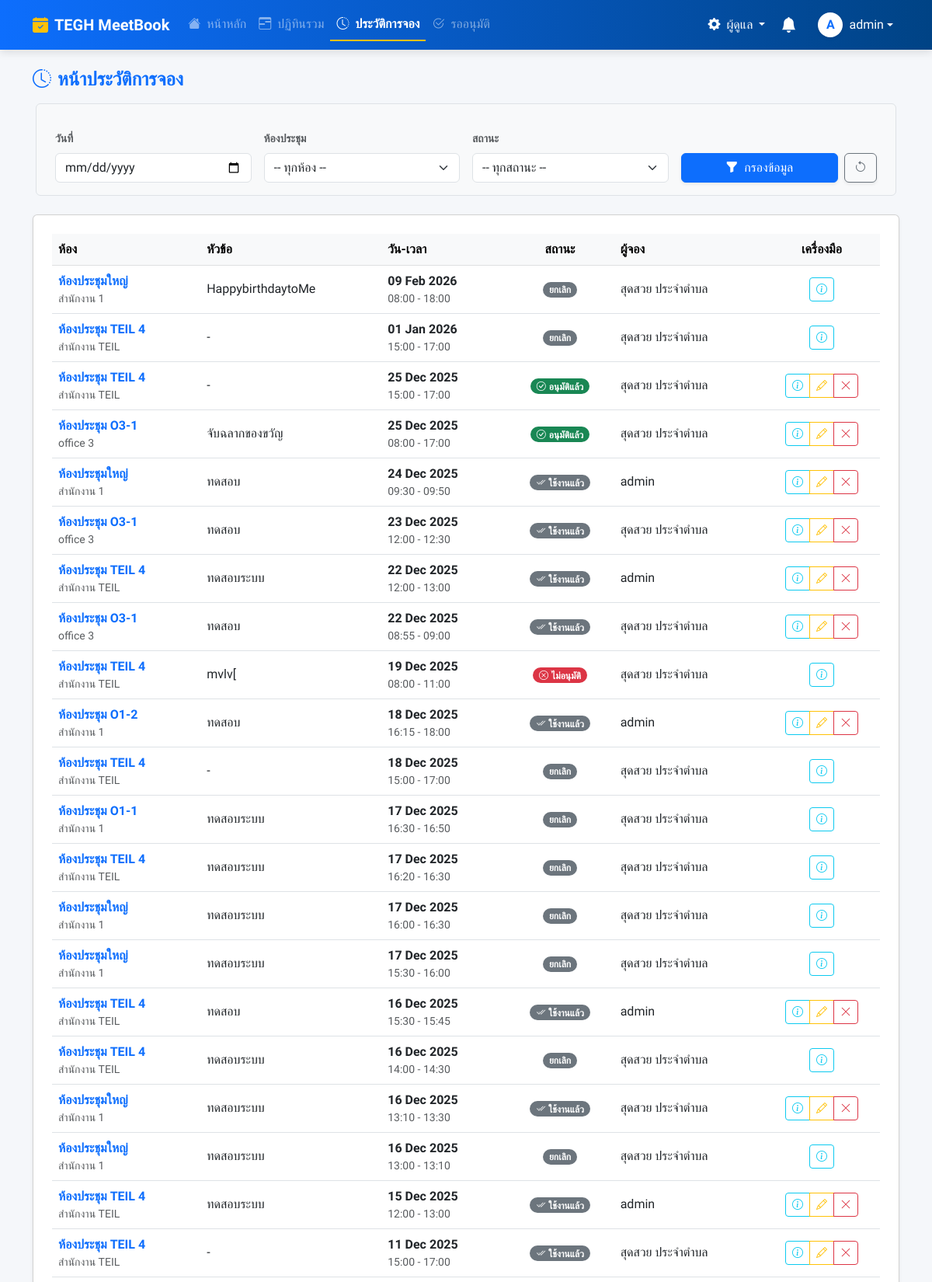
Page /history/ (signed in, upper part) on the committed database.
### booking/models.py (models this page shows, shortened)
class Booking(models.Model):
    user = models.ForeignKey(User, on_delete=models.SET_NULL, null=True, related_name='bookings')
    room = models.ForeignKey(Room, on_delete=models.CASCADE, related_name='bookings')
    title = models.CharField(max_length=200, verbose_name="หัวข้อการประชุม")
    start_time = models.DateTimeField(verbose_name="เวลาเริ่ม")
    end_time = models.DateTimeField(verbose_name="เวลาสิ้นสุด")
    chairman = models.CharField(max_length=200, blank=True, null=True, verbose_name="ประธาน")
    department = models.CharField(max_length=200, blank=True, null=True, verbose_name="แผนก")
    participant_count = models.PositiveIntegerField(default=1, verbose_name="จำนวนคน")
    participants = models.ManyToManyField(User, related_name='participating_in', blank=True, verbose_name="ผู้เข้าร่วม")
    is_user_seen = models.BooleanField(default=False, verbose_name="ผู้จองรับทราบแล้ว")
    equipments = models.ManyToManyField(Equipment, blank=True, related_name='bookings', verbose_name="อุปกรณ์ที่ขอเพิ่ม")
    presentation_file = models.FileField(upload_to='presentations/', blank=True, null=True, verbose_name="ไฟล์นำเสนอ")
    description = models.TextField(blank=True, null=True, verbose_name="รายละเอียด")
    additional_requests = models.TextField(blank=True, null=True, verbose_name="คำขอเพิ่มเติม")
    additional_notes = models.TextField(blank=True, null=True, verbose_name="หมายเหตุ")
    LAYOUT_CHOICES = (
        ('theatre', 'Theatre (เธียเตอร์)'),
        ('classroom', 'Classroom (แบบห้องเรียน)'),
        ('u_shape', 'U-Shape (รูปตัว U)'),
        ('banquet', 'Banquet (แบบจัดเลี้ยง)'),
        ('banquet_rounds', 'Banquet Rounds (โต๊ะจีน)'),
        ('conference', 'Conference (ห้องประชุมยาว)'),
        ('other', 'อื่นๆ (ระบุเพิ่มเติม)'),
    )
    room_layout = models.CharField(
        max_length=20,
        choices=LAYOUT_CHOICES,
        default='theatre',
        verbose_name="รูปแบบการจัดห้อง"
    )
    room_layout_attachment = models.FileField(
        upload_to='layout_attachments/',
        blank=True,
        null=True,
        verbose_name="ไฟล์แนบผังห้อง"
    )
    STATUS_CHOICES = [
        ('PENDING', 'รออนุมัติ'),
        ('APPROVED', 'อนุมัติแล้ว'),
        ('REJECTED', 'ไม่อนุมัติ'),
        ('CANCELLED', 'ยกเลิกแล้ว'),
    ]
    status = models.CharField(max_length=10, choices=STATUS_CHOICES, default='PENDING')
    created_at = models.DateTimeField(auto_now_add=True)
    updated_at = models.DateTimeField(auto_now=True)
    parent_booking = models.ForeignKey('self', on_delete=models.CASCADE, null=True, blank=True, related_name='child_bookings')
    recurrence_rule = models.CharField(max_length=20, blank=True, null=True)
    outlook_event_id = models.CharField(max_length=255, blank=True, null=True)

class Room(models.Model):
    name = models.CharField(max_length=100, verbose_name="ชื่อห้องประชุม")
    building = models.CharField(max_length=100, blank=True, null=True, verbose_name="อาคาร/ตึก")
    floor = models.CharField(max_length=50, blank=True, null=True, verbose_name="ชั้น")
    location = models.CharField(max_length=255, blank=True, null=True, verbose_name="สถานที่ตั้ง")
    capacity = models.PositiveIntegerField(default=1, verbose_name="ความจุ (คน)")
    equipment_in_room = models.TextField(blank=True, null=True, help_text="ระบุอุปกรณ์ถาวรในห้อง", verbose_name="อุปกรณ์ถาวรในห้อง")
    image = models.ImageField(upload_to='room_images/', blank=True, null=True, verbose_name="รูปภาพห้อง")
    approver = models.ForeignKey(User, on_delete=models.SET_NULL, null=True, blank=True, related_name='approvable_rooms', verbose_name="ผู้อนุมัติ")
    is_maintenance = models.BooleanField(default=False, verbose_name="สถานะปิดปรับปรุง")
    maintenance_start = models.DateTimeField(null=True, blank=True, verbose_name="เริ่มปิดปรับปรุง")
    maintenance_end = models.DateTimeField(null=True, blank=True, verbose_name="สิ้นสุดปิดปรับปรุง")
    requires_approval = models.BooleanField(default=True, verbose_name="ต้องรออนุมัติ")
    line_notify_token = models.CharField(max_length=50, blank=True, null=True, verbose_name="Line Notify Token")
    teams_webhook_url = models.TextField(blank=True, null=True, verbose_name="Teams Webhook URL")

### booking/views.py (the view)
# urls.py: path('history/', views.history_view, name='history'),
@login_required
def history_view(request):
    if is_admin(request.user):
        qs = Booking.objects.select_related('room', 'user').all()
    else:
        qs = Booking.objects.select_related('room').filter(user=request.user)
    date_filter = request.GET.get('date')
    room_filter = request.GET.get('room')
    status_filter = request.GET.get('status')
    if date_filter:
        qs = qs.filter(start_time__date=date_filter)
    if room_filter and room_filter.isdigit():
        qs = qs.filter(room_id=room_filter)
    if status_filter:
        qs = qs.filter(status=status_filter)
    room_list = Room.objects.all()
    context = {
        **get_base_context(request),
        'bookings_list': qs.order_by('-start_time'),
        'room_list': room_list,
        'selected_date': date_filter,
        'selected_room': int(room_filter) if room_filter and room_filter.isdigit() else None,
        'selected_status': status_filter,
        'current_time': timezone.now(),
    }
    return render(request, 'pages/history.html', context)

### booking/views.py (called while the page is built)
def is_admin(user):
    return user.is_authenticated and (user.is_superuser or user.is_staff or user.groups.filter(name='Admin').exists())

def is_approver_or_admin(user):
    return user.is_authenticated and (user.is_superuser or user.is_staff or user.groups.filter(name__in=['Approver', 'Admin']).exists())

### templates/pages/history.html (shortened to what this page needs)
{% extends "base.html" %}
{% load static %}
{% block content %}
<div class="d-flex justify-content-between align-items-center mb-4">
        <h4 class="fw-bold text-primary"><i class="bi bi-clock-history me-2"></i></i>หน้าประวัติการจอง</h4>
    </div>
<section class="section">
            <form method="get" action="{% url 'history' %}" class="row g-3 mb-4 p-3 bg-light rounded border mx-1">
                <div class="col-md-3">
                    <label class="form-label small fw-bold text-muted">วันที่</label>
                    <input type="date" class="form-control" name="date" value="{{ selected_date|default:'' }}">
                </div>
                <div class="col-md-3">
                    <label class="form-label small fw-bold text-muted">ห้องประชุม</label>
                    <select class="form-select" name="room">
                        <option value="">-- ทุกห้อง --</option>
                    </select>
                </div>
                <div class="col-md-3">
                    <label class="form-label small fw-bold text-muted">สถานะ</label>
                    <select class="form-select" name="status">
                        <option value="">-- ทุกสถานะ --</option>
                    </select>
                </div>
                <div class="col-md-3 d-flex align-items-end">
                    <button type="submit" class="btn btn-primary w-100 shadow-sm">
                        <i class="bi bi-funnel-fill me-1"></i> กรองข้อมูล
                    </button>
                    <a href="{% url 'history' %}" class="btn btn-outline-secondary ms-2 shadow-sm" title="ล้างค่าการค้นหา">
                        <i class="bi bi-arrow-counterclockwise"></i>
                    </a>
                </div>
            </form>
            <div class="card shadow-sm">
            <div class="container-fluid px-4 py-4">
            <div class="table-responsive">
                <table class="table table-hover align-middle">
                    <thead class="table-light">
                        <tr>
                            <th scope="col">ห้อง</th>
                            <th scope="col">หัวข้อ</th>
                            <th scope="col">วัน-เวลา</th>
                            <th scope="col" class="text-center">สถานะ</th>
                            <th scope="col">ผู้จอง</th>
                            <th scope="col" class="text-center" style="width: 150px;">เครื่องมือ</th>
                        </tr>
                    </thead>
                    <tbody>
    {% for booking in bookings_list %}
    <tr>
        <td>
            <span class="fw-bold text-primary">{{ booking.room.name }}</span>
            <small class="d-block text-muted">{{ booking.room.building|default:"-" }}</small>
        </td>
        <td>{{ booking.title }}</td>
        <td>
            <div class="d-flex flex-column">
                <span class="fw-bold">{{ booking.start_time|date:"d M Y" }}</span>
                <small class="text-muted">
                    {{ booking.start_time|date:"H:i" }} - {{ booking.end_time|date:"H:i" }}
                </small>
            </div>
        </td>
        <td class="text-center">
            {% if booking.status == 'APPROVED' %}
                {% if booking.end_time < current_time %}
                    <span class="badge bg-secondary text-white rounded-pill">
                        <i class="bi bi-check2-all me-1"></i>ใช้งานแล้ว
                    </span>
                {% else %}
                    <span class="badge bg-success rounded-pill">
                        <i class="bi bi-check-circle me-1"></i>อนุมัติแล้ว
                    </span>
                {% endif %}
            {% elif booking.status == 'PENDING' %}
                <span class="badge bg-warning text-dark rounded-pill"><i class="bi bi-hourglass-split me-1"></i>รออนุมัติ</span>
            {% elif booking.status == 'REJECTED' %}
                <span class="badge bg-danger rounded-pill"><i class="bi bi-x-circle me-1"></i>ไม่อนุมัติ</span>
            {% else %}
                <span class="badge bg-secondary rounded-pill">ยกเลิก</span>
            {% endif %}
        </td>
        <td>
            {% if booking.user %}
                {{ booking.user.get_full_name|default:booking.user.username }}
            {% else %}
                <span class="text-muted fst-italic">ไม่ระบุ</span>
            {% endif %}
        </td>
        <td class="text-center">
            <div class="btn-group" role="group">
                <a href="{% url 'booking_detail' booking.id %}" class="btn btn-sm btn-outline-info" title="ดูรายละเอียด">
                    <i class="bi bi-info-circle"></i>
                </a>
                {% if is_admin_user or user == booking.user %}
                    {% if is_admin_user or booking.end_time > current_time %}
                        {% if booking.status == 'PENDING' or booking.status == 'APPROVED' %}
                            <a href="{% url 'edit_booking' booking.id %}" class="btn btn-sm btn-outline-warning" title="แก้ไข">
                                <i class="bi bi-pencil"></i>
                            </a>
                            <button type="button" class="btn btn-sm btn-outline-danger" data-bs-toggle="modal" data-bs-target="#deleteModal{{ booking.id }}" title="ยกเลิก">
                                <i class="bi bi-x-lg"></i>
                            </button>
                        {% endif %}
                    {% endif %}
                {% endif %}
            </div>
        </td>
    </tr>
    {% endfor %}
</tbody>
                </table>
            </div>
        </div>
    </div>
</section>
{% endblock %}

### templates/base.html (shortened to what this page needs)
<!DOCTYPE html>
<html lang="th">
<head>
    <link href="https://cdn.jsdelivr.net/npm/bootstrap@5.3.0/dist/css/bootstrap.min.css" rel="stylesheet">
    <link rel="stylesheet" href="https://cdn.jsdelivr.net/npm/bootstrap-icons@1.11.0/font/bootstrap-icons.css">
    <link href="https://cdn.jsdelivr.net/npm/select2@4.1.0-rc.0/dist/css/select2.min.css" rel="stylesheet" />
    <link rel="stylesheet" href="https://cdn.jsdelivr.net/npm/select2-bootstrap-5-theme@1.3.0/dist/select2-bootstrap-5-theme.min.css" />
</head>
<body class="d-flex flex-column min-vh-100">
    <nav class="navbar navbar-expand-lg navbar-dark navbar-premium sticky-top">
        <div class="container">
            <a class="navbar-brand fw-bold d-flex align-items-center" href="{% url 'dashboard' %}">
                <i class="bi bi-calendar-check-fill me-2 text-warning"></i>
                TEGH MeetBook
            </a>
            <div class="collapse navbar-collapse" id="navbarNav">
                <ul class="navbar-nav me-auto">
                    {% for item in menu_items %}
                    <li class="nav-item">
                        <a class="nav-link {% if item.active %}active text-white{% else %}text-white-50{% endif %}" href="{% url item.url_name %}">
                            <i class="bi {{ item.icon }} me-1"></i> {{ item.label }}
                        </a>
                    </li>
                    {% endfor %}
                </ul>
                <ul class="navbar-nav align-items-center gap-1">
                    {% if is_admin_user %}
                    <li class="nav-item dropdown">
                        <a class="nav-link dropdown-toggle text-white" href="#" data-bs-toggle="dropdown">
                            <i class="bi bi-gear-fill me-1"></i> ผู้ดูแล
                        </a>
                    </li>
                    {% endif %}
                    <li class="nav-item dropdown">
                        <a class="nav-link position-relative text-white" href="#" id="notificationDropdown" role="button" data-bs-toggle="dropdown" aria-expanded="false">
                            <i class="bi bi-bell-fill fs-5"></i>
                        </a>
                    </li>
                    {% if user.is_authenticated %}
                    <li class="nav-item dropdown ms-2">
                        <a class="nav-link dropdown-toggle text-white d-flex align-items-center" href="#" data-bs-toggle="dropdown">
                            <div class="bg-white text-primary rounded-circle d-flex align-items-center justify-content-center fw-bold me-2 shadow-sm" style="width: 32px; height: 32px;">
                                {{ user.username|make_list|first|upper }}
                            </div>
                            <span class="d-none d-lg-inline">{{ user.username }}</span>
                        </a>
                    </li>
                    {% else %}
                    <li class="nav-item"><a class="nav-link text-white fw-bold" href="{% url 'login' %}">เข้าสู่ระบบ</a></li>
                    {% endif %}
                </ul>
            </div>
        </div>
    </nav>
    <main class="main-wrapper mt-4">
        <div class="container">
            {% block content %}{% endblock %}
        </div>
    </main>
</body>
</html>

### templates/base.html (style rules this page uses)
body { font-family: 'Sarabun', sans-serif; background-color: #f5f7fa; overflow-x: hidden; }
.navbar-premium { background: linear-gradient(90deg, #0d6efd 0%, #004385 100%); box-shadow: 0 4px 10px rgba(0,0,0,0.1); }
.nav-link { transition: all 0.2s; }
.nav-link.active { font-weight: 700; border-bottom: 2px solid #ffc107; }
.main-wrapper { min-height: 80vh; padding-bottom: 50px; width: 100%; }

### rows in the picture
Booking: room.name "ห้องประชุมใหญ่", room.building "สำนักงาน 1", title "HappybirthdaytoMe", start_time "09 Feb 2026", start_time "08:00", end_time "18:00", status "ยกเลิก", user.get_full_name "สุดสวย ประจำตำบล"
Booking: room.name "ห้องประชุม TEIL 4", room.building "สำนักงาน TEIL", title "-", start_time "01 Jan 2026", start_time "15:00", end_time "17:00", status "ยกเลิก", user.get_full_name "สุดสวย ประจำตำบล"
Booking: room.name "ห้องประชุม TEIL 4", room.building "สำนักงาน TEIL", title "-", start_time "25 Dec 2025", start_time "15:00", end_time "17:00", status "APPROVED" (drawn), user.get_full_name "สุดสวย ประจำตำบล"
Booking: room.name "ห้องประชุม O3-1", room.building "office 3", title "จับฉลากของขวัญ", start_time "25 Dec 2025", start_time "08:00", end_time "17:00", status "APPROVED" (drawn), user.get_full_name "สุดสวย ประจำตำบล"
Booking: room.name "ห้องประชุมใหญ่", room.building "สำนักงาน 1", title "ทดสอบ", start_time "24 Dec 2025", start_time "09:30", end_time "09:50", status "APPROVED" (drawn), user.get_full_name "admin"
Booking: room.name "ห้องประชุม O3-1", room.building "office 3", title "ทดสอบ", start_time "23 Dec 2025", start_time "12:00", end_time "12:30", status "APPROVED" (drawn), user.get_full_name "สุดสวย ประจำตำบล"
Booking: room.name "ห้องประชุม TEIL 4", room.building "สำนักงาน TEIL", title "ทดสอบระบบ", start_time "22 Dec 2025", start_time "12:00", end_time "13:00", status "APPROVED" (drawn), user.get_full_name "admin"
Booking: room.name "ห้องประชุม O3-1", room.building "office 3", title "ทดสอบ", start_time "22 Dec 2025", start_time "08:55", end_time "09:00", status "APPROVED" (drawn), user.get_full_name "สุดสวย ประจำตำบล"
Booking: room.name "ห้องประชุม TEIL 4", room.building "สำนักงาน TEIL", title "mvlv[", start_time "19 Dec 2025", start_time "08:00", end_time "11:00", status "REJECTED" (drawn), user.get_full_name "สุดสวย ประจำตำบล"
Booking: room.name "ห้องประชุม O1-2", room.building "สำนักงาน 1", title "ทดสอบ", start_time "18 Dec 2025", start_time "16:15", end_time "18:00", status "APPROVED" (drawn), user.get_full_name "admin"
Booking: room.name "ห้องประชุม TEIL 4", room.building "สำนักงาน TEIL", title "-", start_time "18 Dec 2025", start_time "15:00", end_time "17:00", status "ยกเลิก", user.get_full_name "สุดสวย ประจำตำบล"
Booking: room.name "ห้องประชุม O1-1", room.building "สำนักงาน 1", title "ทดสอบระบบ", start_time "17 Dec 2025", start_time "16:30", end_time "16:50", status "ยกเลิก", user.get_full_name "สุดสวย ประจำตำบล"
Booking: room.name "ห้องประชุม TEIL 4", room.building "สำนักงาน TEIL", title "ทดสอบระบบ", start_time "17 Dec 2025", start_time "16:20", end_time "16:30", status "ยกเลิก", user.get_full_name "สุดสวย ประจำตำบล"
Booking: room.name "ห้องประชุมใหญ่", room.building "สำนักงาน 1", title "ทดสอบระบบ", start_time "17 Dec 2025", start_time "16:00", end_time "16:30", status "ยกเลิก", user.get_full_name "สุดสวย ประจำตำบล"
Booking: room.name "ห้องประชุมใหญ่", room.building "สำนักงาน 1", title "ทดสอบระบบ", start_time "17 Dec 2025", start_time "15:30", end_time "16:00", status "ยกเลิก", user.get_full_name "สุดสวย ประจำตำบล"
Booking: room.name "ห้องประชุม TEIL 4", room.building "สำนักงาน TEIL", title "ทดสอบ", start_time "16 Dec 2025", start_time "15:30", end_time "15:45", status "APPROVED" (drawn), user.get_full_name "admin"
Booking: room.name "ห้องประชุม TEIL 4", room.building "สำนักงาน TEIL", title "ทดสอบระบบ", start_time "16 Dec 2025", start_time "14:00", end_time "14:30", status "ยกเลิก", user.get_full_name "สุดสวย ประจำตำบล"
Booking: room.name "ห้องประชุมใหญ่", room.building "สำนักงาน 1", title "ทดสอบระบบ", start_time "16 Dec 2025", start_time "13:10", end_time "13:30", status "APPROVED" (drawn), user.get_full_name "สุดสวย ประจำตำบล"
Booking: room.name "ห้องประชุมใหญ่", room.building "สำนักงาน 1", title "ทดสอบระบบ", start_time "16 Dec 2025", start_time "13:00", end_time "13:10", status "ยกเลิก", user.get_full_name "สุดสวย ประจำตำบล"
Booking: room.name "ห้องประชุม TEIL 4", room.building "สำนักงาน TEIL", title "ทดสอบระบบ", start_time "15 Dec 2025", start_time "12:00", end_time "13:00", status "APPROVED" (drawn), user.get_full_name "admin"
Booking: room.name "ห้องประชุม TEIL 4", room.building "สำนักงาน TEIL", title "-", start_time "11 Dec 2025", start_time "15:00", end_time "17:00", status "APPROVED" (drawn), user.get_full_name "สุดสวย ประจำตำบล"

### other values in the picture
{{ item.label }} "หน้าหลัก" "ปฏิทินรวม" "ประวัติการจอง" "รออนุมัติ"
{{ user.username|make_list|first|upper }} "A"
{{ user.username }} "admin"
